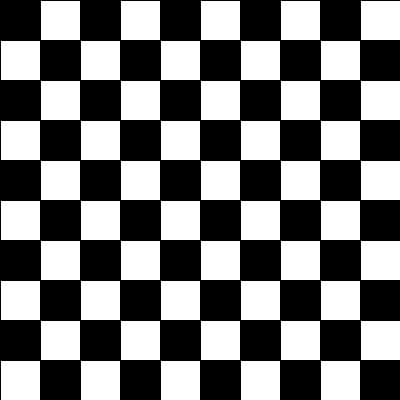
Frame 1 (no input)
Frame 60 (the mouse pressed at the canvas centre just before this capture): identical to frame 1, image omitted
Frame 120 (the mouse held since frame 60 and released just before this capture): identical to frame 1, image omitted

The Processing sketch that drew this single still picture (run headless with seeded random() and noise(); from frame 60 on, the mouse is pressed at the canvas centre):

// Processing sketch: sketch_260609a_for3
// ── sketch_260609a_for3.pde

int cant = 10;
int tam;

void setup() {
  size( 400, 400 );

  tam = width / cant;   //40
}

void draw() {
  background( 100 );
  
  for ( int i = 0; i<cant; i++ ) {    //i = indice
    for ( int j = 0; j<cant; j++ ) {  //j = indice
      if( (i+j)%2 == 0 ){  //suma de los indices PAR 
        fill( 0 );
      }else{
        fill( 255 );
      }
      rect( i*tam, j*tam, tam, tam );  //10x10=100 celdas
    }
  }
  
  //cant = 1 + int( mouseX );
  //tam = width / cant;
}
